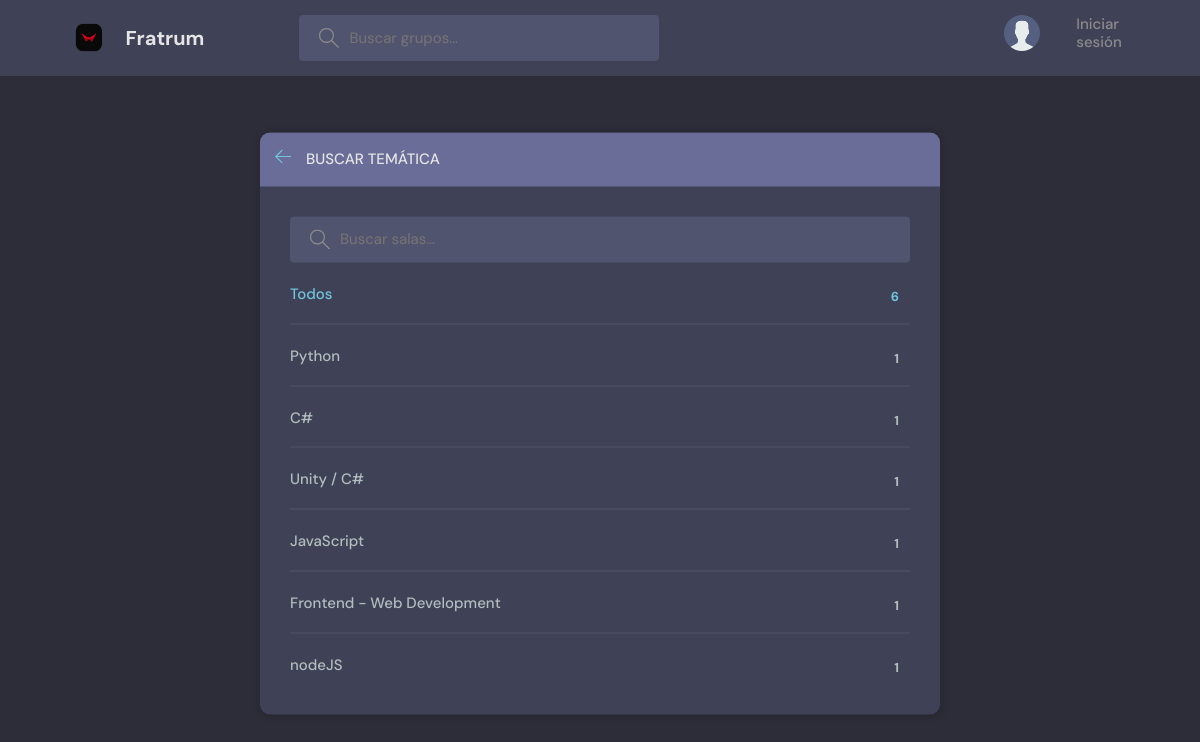
Page /topics/ on the committed database.
### core/models.py (models this page shows, shortened)
class Topic(models.Model):  # TEMÁTICA
    name = models.CharField(max_length=200)

### core/views.py (the view)
# urls.py: path('topics/', views.topicsPage, name='topics'),
def topicsPage(request):
    q = request.GET.get('q') if request.GET.get('q') != None else ''
    topics = Topic.objects.filter(name__icontains=q)
    context = {"topics": topics}
    return render(request, 'base/topics.html', context)

### core/templates/base/topics.html (shortened to what this page needs)
{% extends 'main.html' %}
{% block content %}
    <main class="create-room layout">
      <div class="container">
        <div class="layout__box">
          <div class="layout__boxHeader">
            <div class="layout__boxTitle">
              <a href="{% url 'home' %}">
                <svg version="1.1" xmlns="http://www.w3.org/2000/svg" width="32" height="32" viewBox="0 0 32 32">
                  <title>arrow-left</title>
                  <path
                    d="M13.723 2.286l-13.723 13.714 13.719 13.714 1.616-1.611-10.96-10.96h27.625v-2.286h-27.625l10.965-10.965-1.616-1.607z"
                  ></path>
                </svg>
              </a>
              <h3>Buscar temática</h3>
            </div>
          </div>
          <div class="topics-page layout__body">
            <form action="" method="GET" class="header__search">
              <label>
                <input name='q' placeholder="Buscar salas..." />
              </label>
            </form>
            <ul class="topics__list">
              <li>
                <a href="{% url 'topics' %}" class="active"> Todos <span>{{topics.count}}</span></a>
              </li>
              {% for topic in topics %}
              <li>
                <a href="{% url 'home' %}?q={{topic.name}}">{{topic.name}}<span>{{topic.room_set.all.count}}</span></a>
              </li>
              {% endfor %}
            </ul>
          </div>
        </div>
      </div>
    </main>
{% endblock content %}

### static/styles/style.css (style rules this page uses)
:root { --color-main: #71c6dd; --color-main-light: #e1f6fb; --color-dark: #3f4156; --color-dark-medium: #51546e; --color-dark-light: #696d97; --color-light: #e5e5e5; --color-gray: #8b8b8b; --color-light-gray: #b2bdbd; --color-bg: #2d2d39; --color-success: #5dd693; --color-error: #fc4b0b; }
* { font-family: "DM Sans", -apple-system, BlinkMacSystemFont, "Segoe UI", Roboto, Oxygen, Ubuntu, Cantarell, "Open Sans", "Helvetica Neue", sans-serif; margin: 0; padding: 0; box-sizing: border-box; text-rendering: optimizeLegibility; font-size: inherit; }
html { font-size: 56.25%; }
@media only screen and (min-width: 1200px) { html { font-size: 62.5%; } }
body { line-height: 1.6; font-weight: 400; font-size: 1.5rem; color: var(--color-light-gray); background-color: var(--color-bg); min-height: 100vh; }
a { display: inline-block; color: var(--color-main); text-decoration: none; }
.container { max-width: 120rem; width: 90%; margin: auto; }
.header__search > label { background-color: var(--color-dark-medium); padding: 1.3rem 1rem; display: flex; align-items: center; gap: 1rem; border-radius: 4px; }
.header__search svg { fill: var(--color-gray); width: 2rem; height: 2rem; margin-left: 1rem; }
.header__search input { width: 30rem; background: transparent; border: none; outline: none; color: var(--color-light); }
.layout { margin-top: 2.4rem; }
.layout > .container { display: flex; justify-content: space-between; align-items: flex-start; }
.layout__box { width: 90%; max-width: 48rem; min-height: 40rem; position: absolute; top: 50%; left: 50%; transform: translate(-50%, -46%); background-color: var(--color-dark); border-radius: 1rem; box-shadow: 1px 1px 6px 3px rgba(0, 0, 0, 0.1); overflow: hidden; }
.layout__boxHeader { display: flex; padding: 1.5rem; background-color: var(--color-dark-light); }
.layout__boxTitle { display: flex; gap: 1.5rem; align-items: center; }
.layout__boxTitle h3 { text-transform: uppercase; font-weight: 500; color: var(--color-light); }
.layout__boxTitle svg { width: 1.6rem; height: 1.6rem; fill: var(--color-main); }
.layout__body { margin: 3rem; }
.topics__list { list-style: none; }
.topics__list li a { display: flex; justify-content: space-between; margin-bottom: 3rem; font-weight: 500; color: var(--color-light-gray); transition: all 0.3s ease-in-out; }
.topics__list li a.active, .topics__list li a:hover { color: var(--color-main); }
.topics__list li a span { padding: 0.5rem 1rem; background-color: var(--color-dark); border-radius: 3px; font-size: 1.3rem; font-weight: 700; letter-spacing: 1px; }
.topics-page .topics__list li:not(:last-child) a { margin: 2rem 0; padding-bottom: 1rem; text-decoration: none; border-bottom: 1px solid var(--color-dark-medium); }
.topics-page .header__search { display: block; }
.create-room.layout .layout__box { max-width: 68rem; }

### rows in the picture
Topic: name "Python", room_set.all.count "1"
Topic: name "C#", room_set.all.count "1"
Topic: name "Unity / C#", room_set.all.count "1"
Topic: name "JavaScript", room_set.all.count "1"
Topic: name "Frontend - Web Development", room_set.all.count "1"
Topic: name "nodeJS", room_set.all.count "1"

### other values in the picture
{{ topics.count }} "6"
